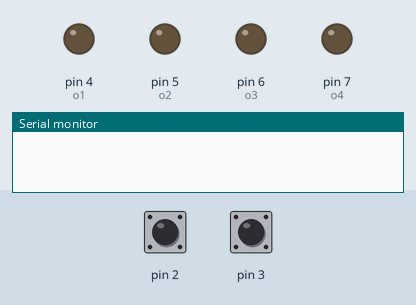
The sketch below on a simulated Arduino Uno, built with avr-gcc and run on an emulated ATmega328P. Parts: output pins drawn as LEDs (lit = HIGH), the last lines printed to the serial monitor. The test bench sets the inputs (shaded band); at power-on: pin 2 LOW, pin 3 LOW.

Above: at 1.2 s.
1.3 s: pin 2 pulsed HIGH 5 times (0.12 s each, 0.3 s apart)
At 3.0 s:
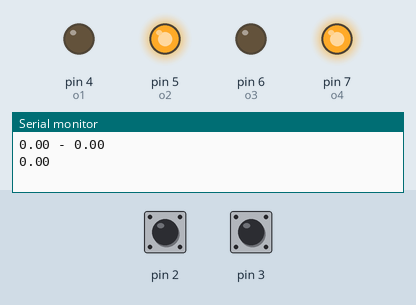
At 3.9 s:
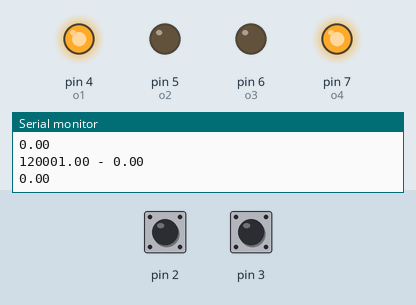
5.8 s: pin 3 pulsed HIGH 5 times (0.12 s each, 0.3 s apart)
At 7.5 s:
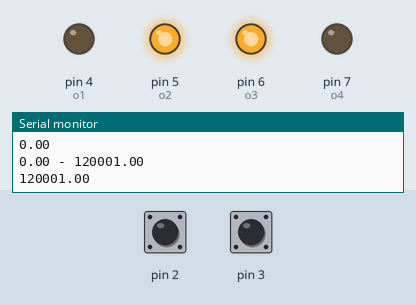
Timing chart, 0 to 10.0 s (numbered marks = the images above; inputs shaded):
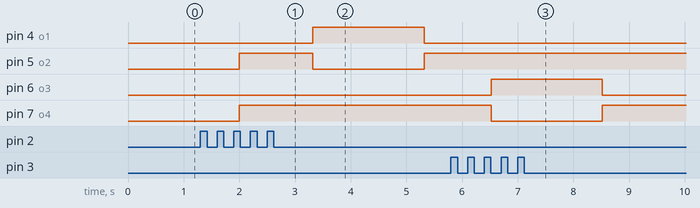

The sketch:

car.ino
```cpp
double c1;
double c2;
int o1 =4;
int o2 =5;
int o3 =6;
int o4 =7;
void setup ()
{
pinMode(2,INPUT);
pinMode(3,INPUT);
digitalWrite(o1,LOW);
digitalWrite(o2,LOW);
digitalWrite(o3,LOW);
digitalWrite(o4,LOW);

pinMode(o1,OUTPUT);
pinMode(o2,OUTPUT);
pinMode(o3,OUTPUT);
pinMode(o4,OUTPUT);

Serial.begin(9600);
}

void loop()
{
//c1[0] = pulseIn(2, HIGH);
c1 = pulseIn(2, HIGH);
c2 = pulseIn(3, HIGH);
Serial.print(c1);
Serial.print(" - ");
Serial.println(c2);

double hare = c1;

 if (hare > 1612)
  {
    digitalWrite (4, HIGH);
  }
else {
    digitalWrite(4,LOW);
}
double krishna = c1;
//Serial.println(krishna);
 if (krishna <= 1297  )
  {
    digitalWrite (5, HIGH);
  }
else {
    digitalWrite(5,LOW);
  }
double harehare = c2;
//Serial.println(harehare);
 if (harehare > 1790)
  {
    digitalWrite (6, HIGH);
  }
else {
    digitalWrite(6,LOW);
  }

  double ram = c2;
Serial.println(ram);
 if (ram <= 1156  )
  {
    digitalWrite (7, HIGH);
  }
else {
    digitalWrite(7,LOW);
  }

}
```

Measured:
- after the input at 1.3 s, pin 4 (o1): LOW → HIGH after 2.0 s, → LOW 2.0 s later
- after the input at 5.8 s, pin 6 (o3): LOW → HIGH after 0.72 s, → LOW 2.0 s later; pin 7 (o4): HIGH → LOW after 0.72 s, → HIGH 2.0 s later
